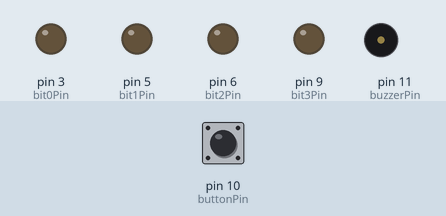
Simulated run of this program. Board: Arduino Uno, built with avr-gcc and run on an emulated ATmega328P. Shown: output pins drawn as LEDs (lit = HIGH), buzzer (waves = sounding). Inputs (shaded band) come from the test bench; at power-on: pin 10 (buttonPin) LOW.

Above: at 1.2 s.
1.3 s: pin 10 (buttonPin) pulled HIGH for 0.15 s
At 1.64 s:
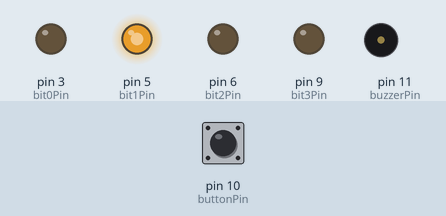
4.3 s: pin 10 (buttonPin) pulled HIGH for 1 s
At 4.65 s:
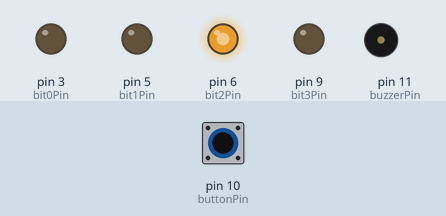
7.3 s: pin 10 (buttonPin) pulled HIGH for 0.15 s
At 7.65 s:
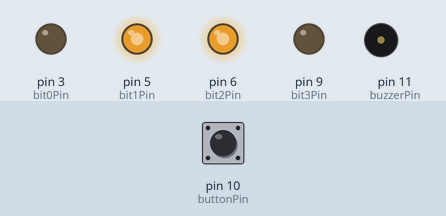
10.3 s: pin 10 (buttonPin) pulled HIGH for 3.2 s
At 10.65 s:
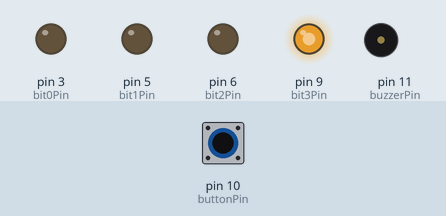
15.0 s: pin 10 (buttonPin) pulled HIGH for 0.15 s
At 15.34 s:
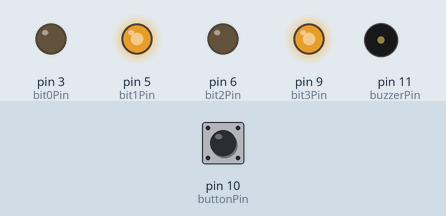
18.0 s: pin 10 (buttonPin) pulled HIGH for 1 s
At 18.35 s:
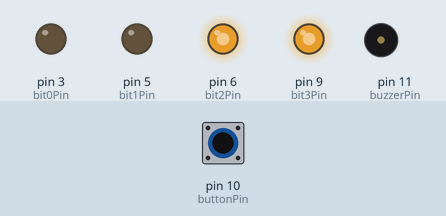
Timing chart, 0 to 22.0 s (numbered marks = the images above; inputs shaded):
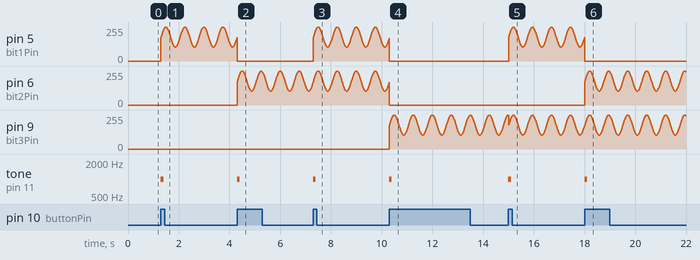

The program:

main.cpp
```cpp
#include <Arduino.h>

// JK flip-flop state variables
// Flip flop 3 IO
uint8_t J3 = 0;
uint8_t K3 = 0;
uint8_t Q3 = 0;

// Flip flop 2 IO
uint8_t J2 = 0;
uint8_t K2 = 0;
uint8_t Q2 = 0;

// Flip flop 1 IO
uint8_t J1 = 0;
uint8_t K1 = 0;
uint8_t Q1 = 0;

// Flip flop 0 IO
uint8_t J0 = 0;
uint8_t K0 = 0;
uint8_t Q0 = 0;

// Pinouts
// Control pins
const uint8_t buttonPin = 10;
const uint8_t buzzerPin = 11;

// Display pins
const uint8_t bit0Pin = 3;
const uint8_t bit1Pin = 5;
const uint8_t bit2Pin = 6;
const uint8_t bit3Pin = 9;

bool jkUpdate(uint8_t currentQ, uint8_t J, uint8_t K) {
  if (J == 0 && K == 0) return currentQ;       // No change
  if (J == 0 && K == 1) return 0;              // Reset
  if (J == 1 && K == 0) return 1;              // Set
  if (J == 1 && K == 1) return !currentQ;      // Toggle
  return currentQ;
}

void clk() {
  uint8_t J1 = 1,      K1 = 1;
  uint8_t J2 = Q1,     K2 = Q1;
  uint8_t J3 = Q1 && Q2, K3 = Q1 && Q2;

  Q3 = jkUpdate(Q3, J3, K3);
  Q2 = jkUpdate(Q2, J2, K2);
  Q1 = jkUpdate(Q1, J1, K1);
}

void setup() {
  Serial.begin(9600);

  // Pin modes
  pinMode(buttonPin, INPUT);
  pinMode(buzzerPin, OUTPUT);
  pinMode(bit0Pin, OUTPUT);
  pinMode(bit1Pin, OUTPUT);
  pinMode(bit2Pin, OUTPUT);
  pinMode(bit3Pin, OUTPUT);
}

uint8_t lastButtonState = 0;
uint16_t breathePeriodMs = 750;
uint8_t baseBreatheDutyCycle = 180;
uint16_t buzzerFreq = 1000;
uint16_t buzzerDurationMs = 100;
uint32_t buzzerStartTime = 0;
uint32_t clkTime = 0;
void loop() {
  uint8_t currentButtonState = digitalRead(buttonPin);

  // Clock counter
  if (currentButtonState == HIGH && lastButtonState == LOW) {
    clk();
    tone(buzzerPin, buzzerFreq);
    buzzerStartTime = millis();
    clkTime = millis();
  }

  // Update display
  uint16_t dutyCycle = baseBreatheDutyCycle + ((255 - baseBreatheDutyCycle) * sin(2 * PI * (millis() - clkTime) / breathePeriodMs));
  analogWrite(bit0Pin, Q0 * dutyCycle);
  analogWrite(bit1Pin, Q1 * dutyCycle);
  analogWrite(bit2Pin, Q2 * dutyCycle);
  analogWrite(bit3Pin, Q3 * dutyCycle);

  // Stop buzzer after duration
  if (buzzerStartTime > 0 && millis() - buzzerStartTime >= buzzerDurationMs) {
    noTone(buzzerPin);
    buzzerStartTime = 0;
  }

  lastButtonState = currentButtonState;
  delay(10);
}
```
